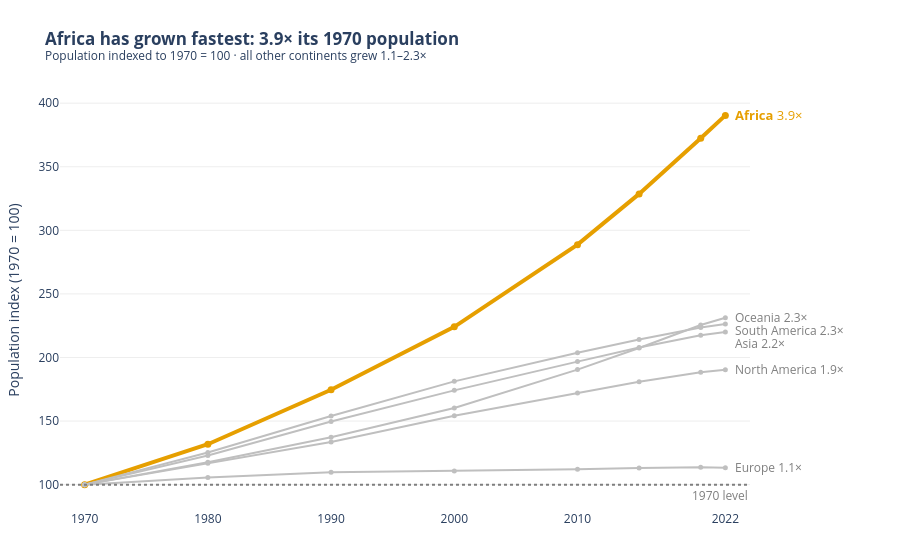

This figure's notebook cell:
### Markdown cell above
**Chart choice & justification:** *Which chart did you choose, and why? Justify design choices.

*YOUR ANSWER HERE*

### Code cell
# Q1
cont = (df_long.groupby(['Continent', 'Year'], as_index=False)['Population'].sum()
               .sort_values('Year'))
cont['Index'] = cont['Population'] / cont.groupby('Continent')['Population'].transform('first') * 100

final = cont[cont['Year'] == 2022].set_index('Continent')['Index'].sort_values(ascending=False)
leader = final.index[0]

colors = {c: '#BFBFBF' for c in final.index}
colors[leader] = '#E69F00'                     

fig = px.line(cont, x='Year', y='Index', color='Continent',
              category_orders={'Continent': list(final.index)},
              color_discrete_map=colors, markers=True,
              template='plotly_white',
              title=f'<b>{leader} has grown fastest: {final[leader] / 100:.1f}× its 1970 population</b>'
                    f'<br><sup>Population indexed to 1970 = 100 · all other continents grew 1.1–2.3×</sup>')

fig.update_traces(line=dict(width=2), marker=dict(size=5),
                  hovertemplate='%{x}: %{y:.0f}<extra>%{fullData.name}</extra>')
fig.update_traces(selector=dict(name=leader), line=dict(width=4), marker=dict(size=7))

prev = None
for c, y in final.items():
    y_lab = y if prev is None or prev - y >= 10 else prev - 10
    prev = y_lab
    fig.add_annotation(x=2022, y=y_lab,
                       text=f'<b>{c}</b> {y / 100:.1f}×' if c == leader else f'{c} {y / 100:.1f}×',
                       showarrow=False, xanchor='left', xshift=8,
                       font=dict(color=colors[c] if c == leader else '#7F7F7F',
                                 size=13 if c == leader else 12))

fig.add_hline(y=100, line_dash='dot', line_color='#7F7F7F',
              annotation_text='1970 level', annotation_position='bottom right',
              annotation_font_color='#7F7F7F')

fig.update_layout(showlegend=False, width=900, height=550,
                  margin=dict(l=60, r=150, t=90, b=40), hovermode='x unified')
fig.update_xaxes(title=None, showgrid=False,
                 tickvals=[1970, 1980, 1990, 2000, 2010, 2022], range=[1968, 2024])
fig.update_yaxes(title='Population index (1970 = 100)', showgrid=True, gridcolor='#EEEEEE',
                 zeroline=False)
fig.show()

### Figure 1 — Plotly figure (JSON) as saved in the notebook; plotly's stock layout.template omitted (floating-point values rounded to 4 significant figures)
{"data": [{"hovertemplate": "%{x}: %{y:.0f}<extra>%{fullData.name}</extra>", "legendgroup": "Africa", "line": {"color": "#E69F00", "dash": "solid", "width": 4}, "marker": {"size": 7, "symbol": "circle"}, "mode": "lines+markers", "name": "Africa", "orientation": "v", "showlegend": true, "type": "scatter", "x": [1970, 1980, 1990, 2000, 2010, 2015, 2020, 2022], "xaxis": "x", "y": [100.0, 131.8, 174.6, 224.1, 288.8, 328.7, 372.3, 390.4], "yaxis": "y"}, {"hovertemplate": "%{x}: %{y:.0f}<extra>%{fullData.name}</extra>", "legendgroup": "Oceania", "line": {"color": "#BFBFBF", "dash": "solid", "width": 2}, "marker": {"size": 5, "symbol": "circle"}, "mode": "lines+markers", "name": "Oceania", "orientation": "v", "showlegend": true, "type": "scatter", "x": [1970, 1980, 1990, 2000, 2010, 2015, 2020, 2022], "xaxis": "x", "y": [100.0, 117.7, 137.3, 160.3, 190.5, 207.4, 225.5, 231.2], "yaxis": "y"}, {"hovertemplate": "%{x}: %{y:.0f}<extra>%{fullData.name}</extra>", "legendgroup": "South America", "line": {"color": "#BFBFBF", "dash": "solid", "width": 2}, "marker": {"size": 5, "symbol": "circle"}, "mode": "lines+markers", "name": "South America", "orientation": "v", "showlegend": true, "type": "scatter", "x": [1970, 1980, 1990, 2000, 2010, 2015, 2020, 2022], "xaxis": "x", "y": [100.0, 125.3, 154.0, 181.2, 203.7, 214.1, 223.7, 226.4], "yaxis": "y"}, {"hovertemplate": "%{x}: %{y:.0f}<extra>%{fullData.name}</extra>", "legendgroup": "Asia", "line": {"color": "#BFBFBF", "dash": "solid", "width": 2}, "marker": {"size": 5, "symbol": "circle"}, "mode": "lines+markers", "name": "Asia", "orientation": "v", "showlegend": true, "type": "scatter", "x": [1970, 1980, 1990, 2000, 2010, 2015, 2020, 2022], "xaxis": "x", "y": [100.0, 122.9, 149.7, 174.1, 196.7, 207.9, 217.4, 220.1], "yaxis": "y"}, {"hovertemplate": "%{x}: %{y:.0f}<extra>%{fullData.name}</extra>", "legendgroup": "North America", "line": {"color": "#BFBFBF", "dash": "solid", "width": 2}, "marker": {"size": 5, "symbol": "circle"}, "mode": "lines+markers", "name": "North America", "orientation": "v", "showlegend": true, "type": "scatter", "x": [1970, 1980, 1990, 2000, 2010, 2015, 2020, 2022], "xaxis": "x", "y": [100.0, 116.8, 133.6, 154.1, 172.1, 180.8, 188.4, 190.3], "yaxis": "y"}, {"hovertemplate": "%{x}: %{y:.0f}<extra>%{fullData.name}</extra>", "legendgroup": "Europe", "line": {"color": "#BFBFBF", "dash": "solid", "width": 2}, "marker": {"size": 5, "symbol": "circle"}, "mode": "lines+markers", "name": "Europe", "orientation": "v", "showlegend": true, "type": "scatter", "x": [1970, 1980, 1990, 2000, 2010, 2015, 2020, 2022], "xaxis": "x", "y": [100.0, 105.6, 109.8, 110.7, 112.1, 113.1, 113.7, 113.3], "yaxis": "y"}], "layout": {"annotations": [{"font": {"color": "#E69F00", "size": 13}, "showarrow": false, "text": "<b>Africa</b> 3.9×", "x": 2022, "xanchor": "left", "xshift": 8, "y": 390.4}, {"font": {"color": "#7F7F7F", "size": 12}, "showarrow": false, "text": "Oceania 2.3×", "x": 2022, "xanchor": "left", "xshift": 8, "y": 231.2}, {"font": {"color": "#7F7F7F", "size": 12}, "showarrow": false, "text": "South America 2.3×", "x": 2022, "xanchor": "left", "xshift": 8, "y": 221.2}, {"font": {"color": "#7F7F7F", "size": 12}, "showarrow": false, "text": "Asia 2.2×", "x": 2022, "xanchor": "left", "xshift": 8, "y": 211.2}, {"font": {"color": "#7F7F7F", "size": 12}, "showarrow": false, "text": "North America 1.9×", "x": 2022, "xanchor": "left", "xshift": 8, "y": 190.3}, {"font": {"color": "#7F7F7F", "size": 12}, "showarrow": false, "text": "Europe 1.1×", "x": 2022, "xanchor": "left", "xshift": 8, "y": 113.3}, {"font": {"color": "#7F7F7F"}, "showarrow": false, "text": "1970 level", "x": 1, "xanchor": "right", "xref": "x domain", "y": 100, "yanchor": "top", "yref": "y"}], "height": 550, "hovermode": "x unified", "legend": {"title": {"text": "Continent"}, "tracegroupgap": 0}, "margin": {"b": 40, "l": 60, "r": 150, "t": 90}, "shapes": [{"line": {"color": "#7F7F7F", "dash": "dot"}, "type": "line", "x0": 0, "x1": 1, "xref": "x domain", "y0": 100, "y1": 100, "yref": "y"}], "showlegend": false, "title": {"text": "<b>Africa has grown fastest: 3.9× its 1970 population</b><br><sup>Population indexed to 1970 = 100 · all other continents grew 1.1–2.3×</sup>"}, "width": 900, "xaxis": {"anchor": "y", "domain": [0, 1], "range": [1968, 2024], "showgrid": false, "tickvals": [1970, 1980, 1990, 2000, 2010, 2022], "title": {}}, "yaxis": {"anchor": "x", "domain": [0, 1], "gridcolor": "#EEEEEE", "showgrid": true, "title": {"text": "Population index (1970 = 100)"}, "zeroline": false}}}
